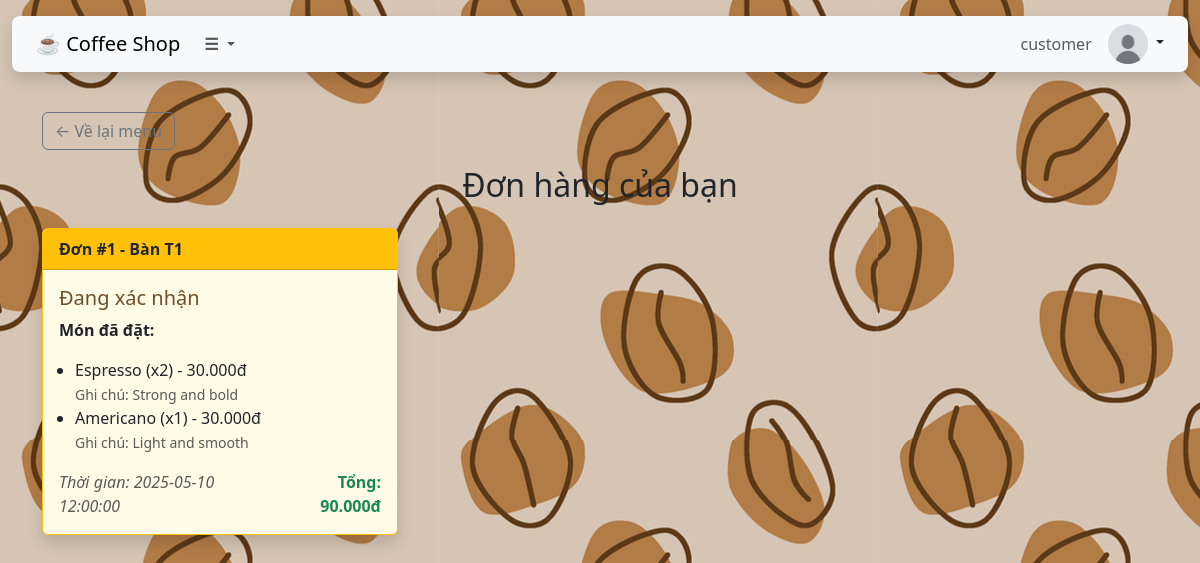
Page /OrderController/customerTrackOrderPage (signed in) on the committed database.
### tables this page shows
CREATE TABLE Item (
    itemId INT AUTO_INCREMENT PRIMARY KEY,
    name VARCHAR(100),
    image VARCHAR(255),
    note TEXT,
    price INT,
    type VARCHAR(100)
);

### core/Controller.php (called while the page is built, shortened)
<?php
class Controller {
    public function model($modelName) {
        return new $modelName;
    }
    public function view($viewPath, $data = []) {
        require_once __DIR__ . '/../app/views/' . $viewPath . '.php';
    }
}

### app/controllers/OrderController.php (called while the page is built, shortened)
<?php
    class OrderController extends Controller {
        public function customerTrackOrderPage($error = null, $success = null) {
            $orderModel = $this->model('Order');
            $customerModel = $this->model('Customer');
            $ordersRaw = $orderModel->getOrderByCustomerId($customerModel->getCustomerIdByUserName($_SESSION['username']));
            $enricher = new DataEnricher([$this, 'model']);
            $orders = $enricher->getAllOrdersInfo($ordersRaw);
            $this->view('customer/track_order', ['orders' => $orders,'error'=> $error, 'success'=> $success]);
        }
    }
?>

### core/Database.php (called while the page is built, shortened)
<?php
class Database {
    private $host = "localhost";
    private $user = "root";
    private $pass = "";
    private $dbname = "coffee_shop";
    private $dbh;
    private $stmt;
    public function __construct() {
        $dsn = "mysql:host={$this->host};dbname={$this->dbname};charset=utf8";
        $options = [
            PDO::ATTR_ERRMODE            => PDO::ERRMODE_EXCEPTION,
            PDO::ATTR_DEFAULT_FETCH_MODE => PDO::FETCH_ASSOC
        ];
        try {
            $this->dbh = new PDO($dsn, $this->user, $this->pass, $options);
        } catch (PDOException $e) {
            die("Database Connection Failed: " . $e->getMessage());
        }
    }
    public function query($sql) {
        $this->stmt = $this->dbh->prepare($sql);
    }
    public function bind($param, $value, $type = null) {
        if (is_null($type)) {
            $type = match (true) {
                is_int($value)   => PDO::PARAM_INT,
                is_bool($value)  => PDO::PARAM_BOOL,
                is_null($value)  => PDO::PARAM_NULL,
                default          => PDO::PARAM_STR,
            };
        }
        $this->stmt->bindValue($param, $value, $type);
    }
    public function execute() {
        return $this->stmt->execute();
    }
    public function single() {
        $this->execute();
        return $this->stmt->fetch(PDO::FETCH_ASSOC);
    }
}

### app/models/Item.php (called while the page is built, shortened)
<?php
    class Item {
        private $db;
        public function __construct() {
            $this->db = new Database();
        }
        public function getItemById($itemId) {
            $this->db->query("SELECT * FROM item WHERE itemId = :itemId");
            $this->db->bind(':itemId', $itemId);
            return $this->db->single();
        }
    }
?>

### app/services/DataEnricher.php (called while the page is built, shortened)
<?php
class DataEnricher {
    protected $itemModel;
    public function __construct($modelLoader) {
        $this->itemModel = $modelLoader('Item');
    }
    public function getAllOrdersInfo(array $orders): array {
        foreach ($orders as &$order) {
            unset($order['customerId']);
            foreach ($order['itemsPerOrder'] as &$item) {
                $itemInfo = $this->itemModel->getItemById($item['itemId']);
            }
        }
        return $orders;
    }
}

### app/views/customer/track_order.php (the view, shortened to what this page needs)
<div class="container py-4">
    <div class="mb-3">
        <a href="/cnpm-final/InventoryController/customerMenuPage" class="btn btn-outline-secondary">
            ← Về lại menu
        </a>
    </div>
    <h2 class="mb-4 text-center">Đơn hàng của bạn</h2>
    <div class="row row-cols-1 row-cols-md-3 g-4">
        <?php foreach ($data['orders'] as $order): ?>
            <?php
                switch ($order['status']) {
                    default:
                        $cardClass = 'border-warning';
                        $headerClass = 'bg-warning text-dark';
                        $bgCard = 'background-color: #fffbe6;';
                        $statusText = 'Đang xác nhận';
                        break;
                }
                $totalPrice = 0;
                foreach ($order['itemsPerOrder'] as $item) {
                    $totalPrice += $item['price'] * $item['quantity'];
                }
            ?>
            <div class="col">
                <div class="card shadow <?= $cardClass ?>" style="<?= $bgCard ?>">
                    <div class="card-header <?= $headerClass ?> fw-bold">
                        Đơn #<?= $order['orderId'] ?> - Bàn <?= $order['tableNumber'] ?>
                    </div>
                    <div class="card-body">
                        <h5 class="card-title text-primary"><?= $statusText ?></h5>
                        <p class="card-text"><strong>Món đã đặt:</strong></p>
                        <ul class="mb-3 ps-3">
                            <?php foreach ($order['itemsPerOrder'] as $item): ?>
                                <li>
                                    <?= htmlspecialchars($item['name']) ?> (x<?= $item['quantity'] ?>)
                                    - <?= number_format($item['price'], 0, ',', '.') ?>đ
                                    <?php if (!empty($item['note'])): ?>
                                        <br><small class="text-muted">Ghi chú: <?= htmlspecialchars($item['note']) ?></small>
                                    <?php endif; ?>
                                </li>
                            <?php endforeach; ?>
                        </ul>
                        <div class="d-flex justify-content-between">
                            <em class="text-muted">Thời gian: <?= htmlspecialchars($order['date']) ?></em>
                            <strong class="text-end text-success">Tổng: <?= number_format($totalPrice, 0, ',', '.') ?>đ</strong>
                        </div>
                    </div>
                </div>
            </div>
        <?php endforeach; ?>
    </div>
</div>

### public/css/style.css (style rules this page uses)
.btn { display: inline-block; padding: 8px 16px; background-color: #007BFF; color: white; text-decoration: none; border-radius: 4px; }

### index.php (style rules this page uses)
body { background-image: url('/cnpm-final/public/images/other/background.png '); background-size: auto; background-repeat: repeat; background-position: 0 0; }
.text-primary { color: #6f4f28 !important; }

### rows in the picture
item: name "Espresso", quantity "2", price "30.000", note "Strong and bold"
item: name "Americano", quantity "1", price "30.000", note "Light and smooth"

### other values in the picture
$_SESSION['username'] "customer"
$order['orderId'] "1"
$order['tableNumber'] "T1"
$statusText "Đang xác nhận"
$order['date'] "2025-05-10 12:00:00"
$totalPrice "90.000"
